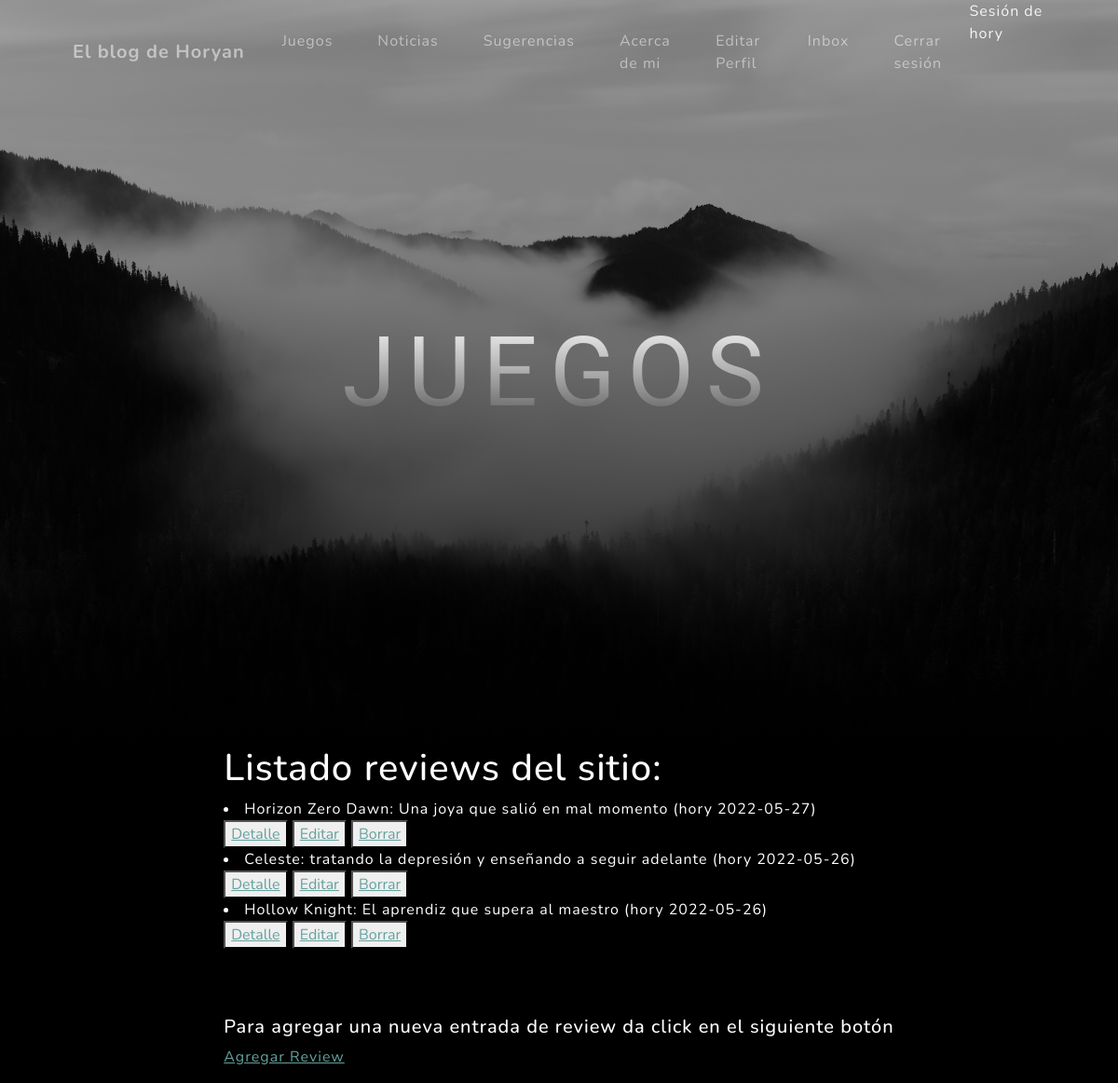
The page /App/juego/list (signed in) on the database as committed earlier.
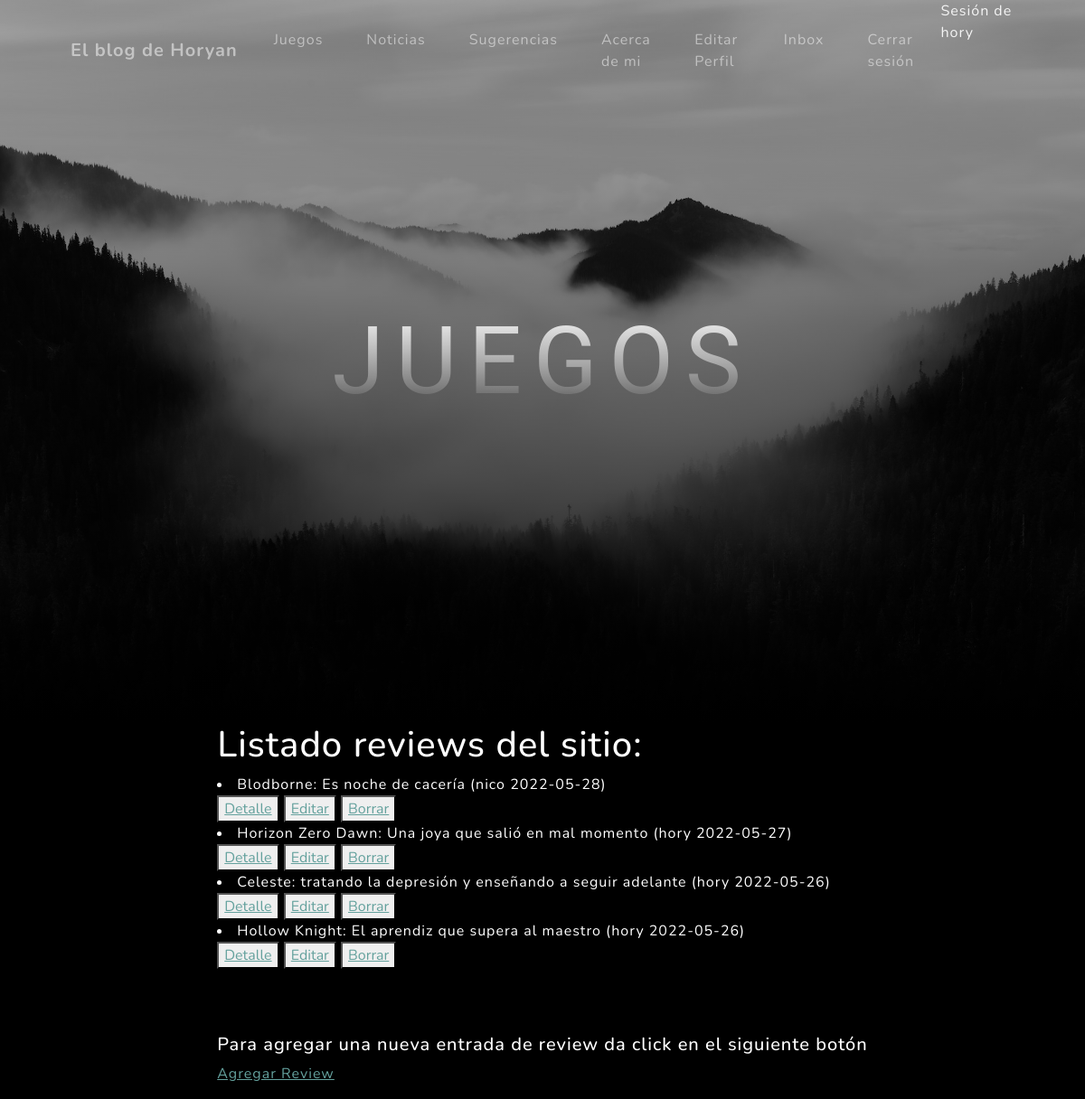
The same page on the database as committed later.
### App/models.py (models this page shows)
class Juego(models.Model):
    titulo = models.CharField(max_length=50)
    subtitulo = models.CharField(max_length=100)
    categoria = models.CharField(max_length=50)
    texto = RichTextField()
    imagen = models.ImageField(upload_to = "fotos_juegos", blank = True, null=True)
    fecha = models.DateField()
    autor = models.ForeignKey(User, on_delete=models.CASCADE, blank= True, null=True)
    def __str__(self):
        return self.titulo+": "+self.subtitulo+" ("+str(self.autor)+" "+str(self.fecha)+")"

### App/views.py (the view)
# urls.py: path('juego/list', JuegosList.as_view(), name = 'juego_listar'),
class JuegosList(ListView):
    model = Juego
    template_name= 'App/juego_list.html'

### App/templates/App/juego_list.html
{% extends "App/padre.html" %}
{% load static %}
{% block titulo %}
<H1 class="mx-auto my-0 text-uppercase"> Juegos </H1>
{% endblock %}
{% block contenidoQueCambia %}
<body style="background-color:black"></body>
<form method="post" enctype="multipart/form-data">
    <H1 style="color:white"> Listado reviews del sitio: </H1>
    {% if object_list %}
        {% for juego in object_list reversed %}
            <li style="color:white">{{juego}}</li>
            <button>
                <a href="{% url 'juego_detalle' juego.id %}">Detalle</a>
            </button>
            <button>
                <a href="{% url 'juego_editar' juego.id %}">Editar</a>
            </button>
            <button>
                <a href="{% url 'juego_borrar' juego.id %}">Borrar</a>
            </button>
        {% endfor %}
    {% else %}
        <H1 style="color:white"> No hay reviews aún: </H1>
    {% endif %}
        <br> <br>
        <br> <br>
        <h5 style="color:white"> Para agregar una nueva entrada de review da click en el siguiente botón </h5>
        <p>
            <a href="{% url 'juego_crear' %}">Agregar Review</a>
        </p>
</form>
</body>
{% endblock %}

Rows that differ between the two databases and show on the page:
added Juego: titulo+subtitulo+autor "Blodborne: Es noche de cacería (nico 2022-05-28)"
